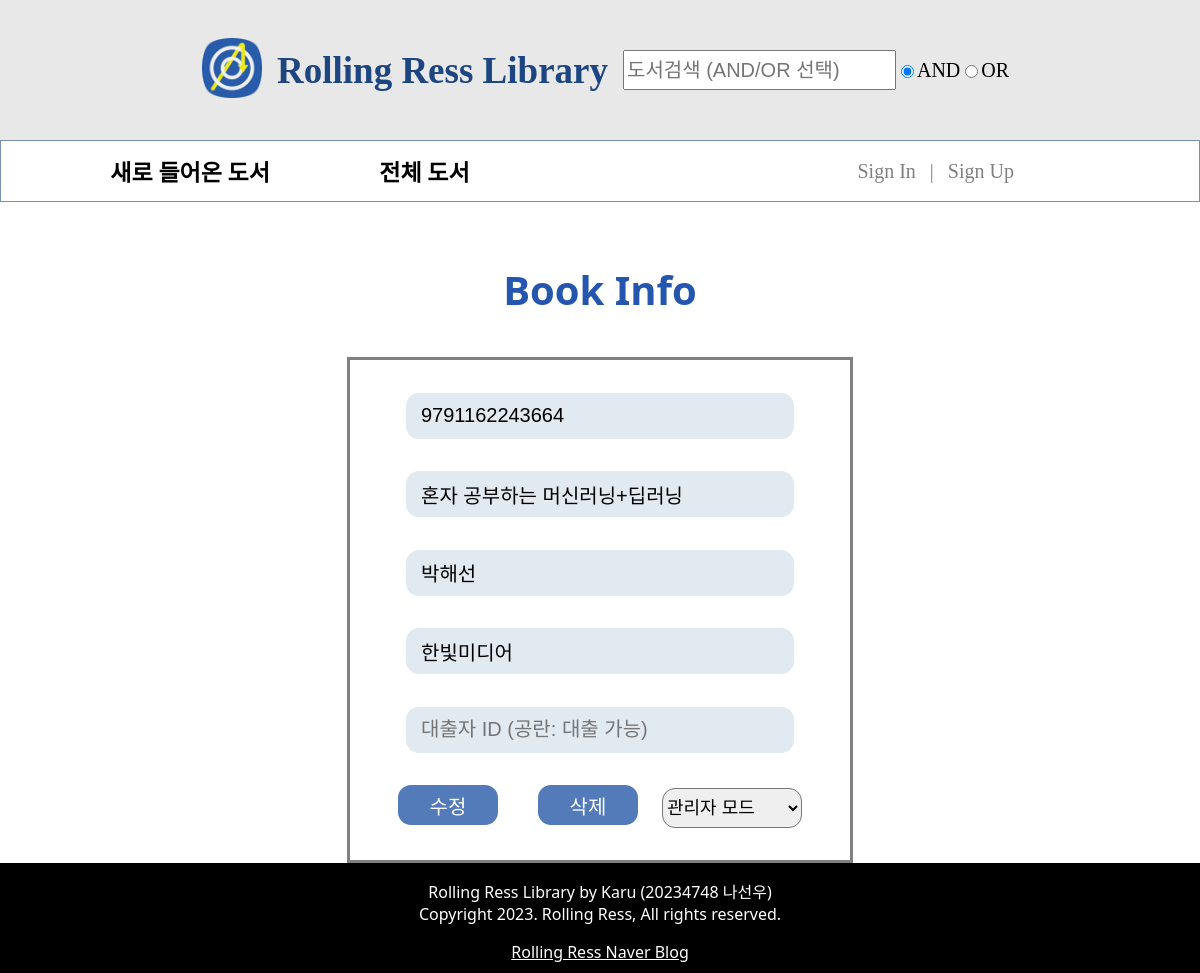
Before: /manage/about.php?isbn=9791162243664 with the older database file.
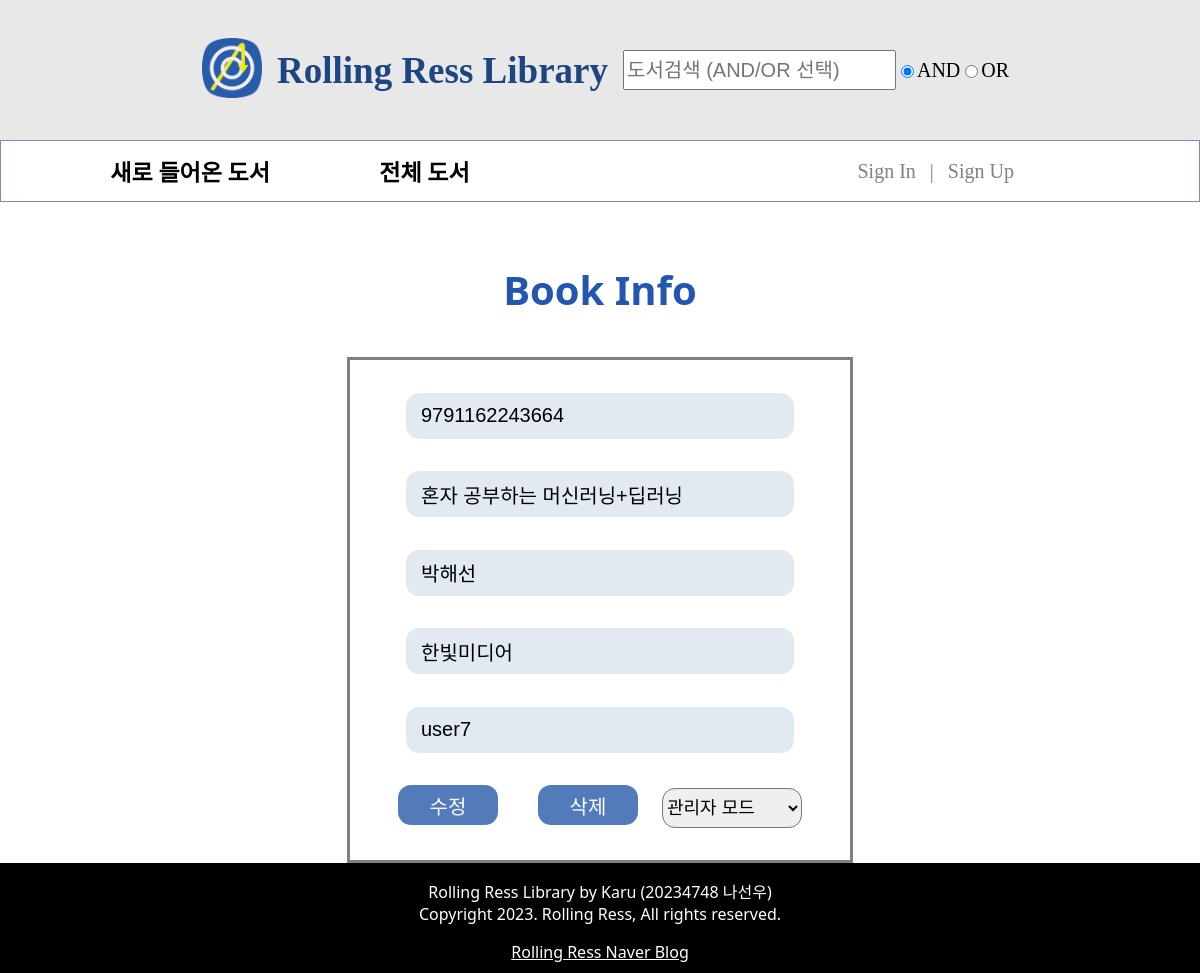
After: the same page with the newer database file.
### tables this page shows
CREATE TABLE `bookinfo` (
  `isbn` bigint NOT NULL,
  `title` varchar(80) NOT NULL,
  `author` varchar(45) NOT NULL,
  `publisher` varchar(45) NOT NULL,
  `takenby` varchar(45) DEFAULT NULL,
  `uploaded` date DEFAULT NULL,
  PRIMARY KEY (`isbn`)
);

### manage/about.php (the view, shortened to what this page needs)
<?php
    include '../db/connect.php';
    $isbn = $_GET['isbn'];
    $stmt = $connect->prepare("SELECT * FROM bookinfo WHERE isbn = ?");
    $stmt->bind_param('i', $isbn);
    $stmt->execute();
    $result = $stmt->get_result();
    $row = $result->fetch_array();
?>
<!DOCTYPE html>
<html lang="ko">
<head>
    <link rel="stylesheet" href="/styles/form.css">
    <link rel="stylesheet" href="/styles/attribute.css">
    <link rel="stylesheet" href="/styles/part/header.css">
    <link rel="stylesheet" href="/styles/part/nav.css">
    <link rel="stylesheet" href="/styles/part/footer.css">
</head>
<body>
    <header include-html="/htmls/header.html"></header>
    <nav include-html="/htmls/nav.html"></nav>
    <article>
    <h1>Book Info</h1>
    <form name="frm_content" method="post" action="../db/update.php?isbn=<? echo $isbn ?>">
        <input type="text" name="isbn" class="box" placeholder="ISBN" value="<? echo $row['isbn'] ?>">
        <input type="text" name="title" class="box" placeholder="제목" value="<? echo $row['title'] ?>">
        <input type="text" name="author" class="box" placeholder="저자" value="<? echo $row['author'] ?>">
        <input type="text" name="publisher" class="box" placeholder="출판사" value="<? echo $row['publisher'] ?>">
        <input type="text" name="takenby" class="box" placeholder="대출자 ID (공란: 대출 가능)" value="<? echo $row['takenby'] ?>">
        <div><input type="submit" class="actionbutton" value="수정"><input type="button" class="actionbutton" value="삭제">
        <select name="modes" id="modes" isbn="<? echo $row['isbn'] ?>">
            <option value="adminMode">관리자 모드</option>
        </select>
        </div>
    </form>
    </article>
    <footer include-html="/htmls/footer.html"></footer>
</body>
</html>

Changed rows visible on the page:
changed bookinfo "혼자 공부하는 머신러닝+딥러닝": takenby (not shown) → "user7"
